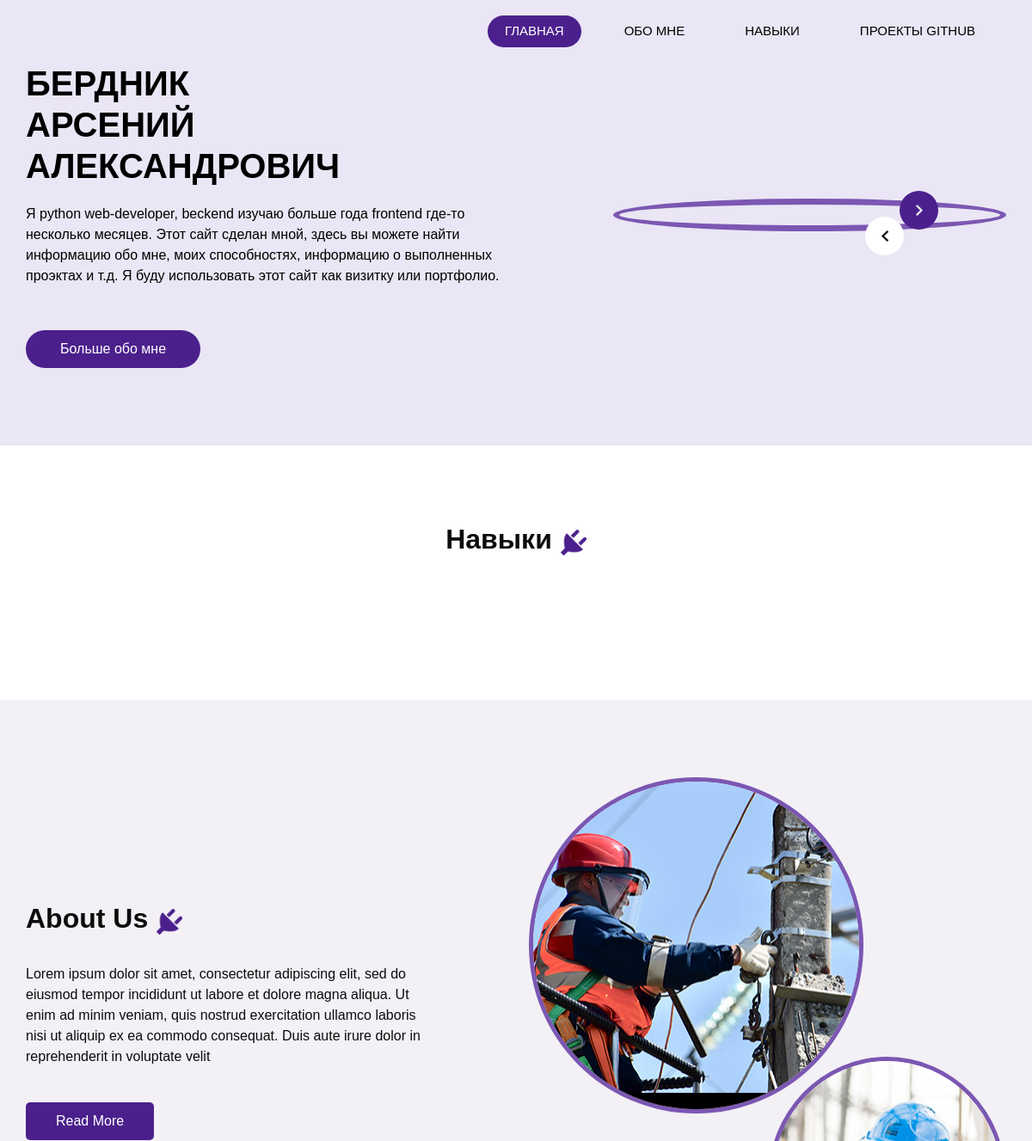
Before: / (upper part) with the older database file.
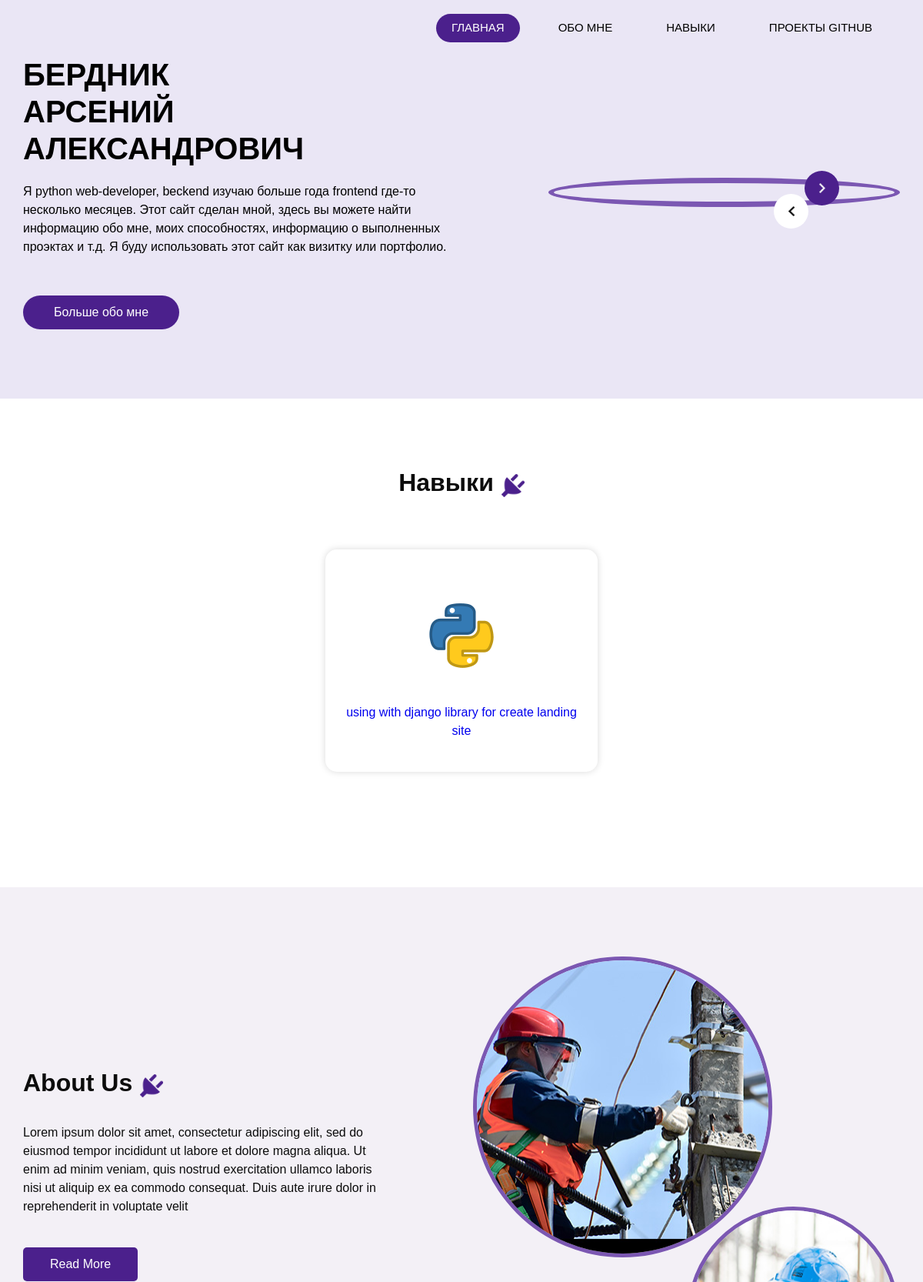
After: the same page with the newer database file.
### Business_card/models.py (models this page shows)
class Skill(models.Model):
    logo = models.ImageField(upload_to="photo/%Y/%m/%d/")
    skill_name = models.CharField(max_length=255, null=True)
    details = models.TextField()
    tematic_project = models.ManyToManyField(Project)
    slug = models.SlugField(default="", null=False)

### Business_card/views.py (the view)
# urls.py: path("", home_page_rendering , name='home'),
def home_page_rendering(request):
    all_skills = Skill.objects.all()
    return render(request, 'home.html', context={'block_menu': all_skills})

### Business_card/templates/home.html (shortened to what this page needs)
{% extends 'basic.html' %}
{% load static %}
{% block buttons %}
                <li class="nav-item active">
                  <a class="nav-link" href="{% url 'home' %}">Главная <span class="sr-only">(current)</span></a>
                </li>
                <li class="nav-item">
                  <a class="nav-link" href="{% url 'about' %}"> Обо мне</a>
                </li>
                <li class="nav-item">
                  <a class="nav-link" href="{% url 'services' %}"> Навыки </a>
                </li>
                <li class="nav-item">
                  <a class="nav-link" href="{% url 'github' %}"> проекты GitHub </a>
                </li>
{% endblock %}
{% block main_content %}
    <section class=" slider_section ">
      <div class="container">
        <div class="row">
          <div class="col-md-6 ">
            <div class="detail_box">
              <h1>
                Бердник <br>
                Арсений <br>
                Александрович
              </h1>
              <p>
                Я python web-developer, beсkend изучаю больше года frontend где-то несколько месяцев. Этот сайт сделан мной, здесь вы можете найти информацию обо мне, моих способностях, информацию о выполненных проэктах и т.д. Я буду использовать этот сайт как визитку или портфолио.
              </p>
              <a href="" class="">
                Больше обо мне
            </div>
          </div>
          <div class="col-lg-5 col-md-6 offset-lg-1">
            <div class="img_content">
              <div class="img_container">
                <div id="carouselExampleControls" class="carousel slide" data-ride="carousel">
                  <div class="carousel-inner">
                    <div class="carousel-item active">
                      <div class="img-box">
                      </div>
                    </div>
                  </div>
                </div>
              </div>
              <a class="carousel-control-prev" href="#carouselExampleControls" role="button" data-slide="prev">
              </a>
              <a class="carousel-control-next" href="#carouselExampleControls" role="button" data-slide="next">
              </a>
            </div>
          </div>
        </div>
      </div>
    </section>
  {% endblock %}
  {% block content %}
  <section class="service_section layout_padding">
    <div class="container">
      <div class="heading_container">
        <h2>
          Навыки
        </h2>
        <img src="{% static 'images/plug.png' %}" alt="">
      </div>
      <div class="service_container">
        {% for i in block_menu %}
        <div class="box">
          <div class="btn-block">
            <a href="{% url 'service' skill_slug=i.slug %}">
              <div class="content_box">
                <div class="img-box">
                    <img src="{% static 'images/python_logo.png' %}" class="img1" alt="">
                </div>
                <div class="detail-box">
                  <p>
                    {{ i.details }}
                  </p>
                </div>
              </div>
            </a>
          </div>
        </div>
        {% endfor %}
      </div>
  </section>
  <section class="about_section layout_padding">
    <div class="container">
      <div class="row">
        <div class="col-md-6">
          <div class="detail-box">
            <div class="heading_container">
              <h2>
                About Us
              </h2>
              <img src="{% static 'images/plug.png' %}" alt="">
            </div>
            <p>
              Lorem ipsum dolor sit amet, consectetur adipiscing elit, sed do
              eiusmod tempor incididunt ut labore et dolore magna aliqua. Ut
              enim ad minim veniam, quis nostrud exercitation ullamco laboris
              nisi ut aliquip ex ea commodo consequat. Duis aute irure dolor
              in reprehenderit in voluptate velit
            </p>
            <a href="">
              Read More
            </a>
          </div>
        </div>
        <div class="col-md-6">
          <div class="img_container">
            <div class="img-box b1">
              <img src="{% static 'images/about-img1.jpg' %}" alt="" />
            </div>
            <div class="img-box b2">
              <img src="{% static 'images/about-img2.jpg' %}" alt="" />
            </div>
          </div>
        </div>
      </div>
    </div>
  </section>
  {% endblock %}

### Business_card/templates/basic.html (shortened to what this page needs)
{% load static %}
<!DOCTYPE html>
<html>
<head>
  <link rel="stylesheet" type="text/css" href="{% static 'css/slider.css' %}" />
  <link rel="stylesheet" type="text/css" href="{% static 'css/bootstrap.css' %}" />
  <link href="{% static 'css/fonts.css' %}" rel="stylesheet">
  <link href="{% static 'css/style.css' %}" rel="stylesheet" />
  <link href="{% static 'css/responsive.css' %}" rel="stylesheet" />
</head>
<body class="sub_page">
  <div class="hero_area">
    <header class="header_section">
      <div class="container">
        <nav class="navbar navbar-expand-lg custom_nav-container ">
          <div class="collapse navbar-collapse" id="navbarSupportedContent">
            <div class="d-flex ml-auto flex-column flex-lg-row align-items-center">
              <ul class="navbar-nav  ">
                {% block buttons %}
                {% endblock %}
              </ul>
            </div>
          </div>
        </nav>
      </div>
    </header>
    {% block main_content %}
    {% endblock %}
  </div>
  {% block content %}
  {% endblock %}
</body>
</html>

### Business_card/static/css/responsive.css (style rules this page uses)
@media (min-width: 1200px) { .container { max-width: 1170px; } }

Changed rows visible on the page:
added Skill: details "using with django library for create landing site"
